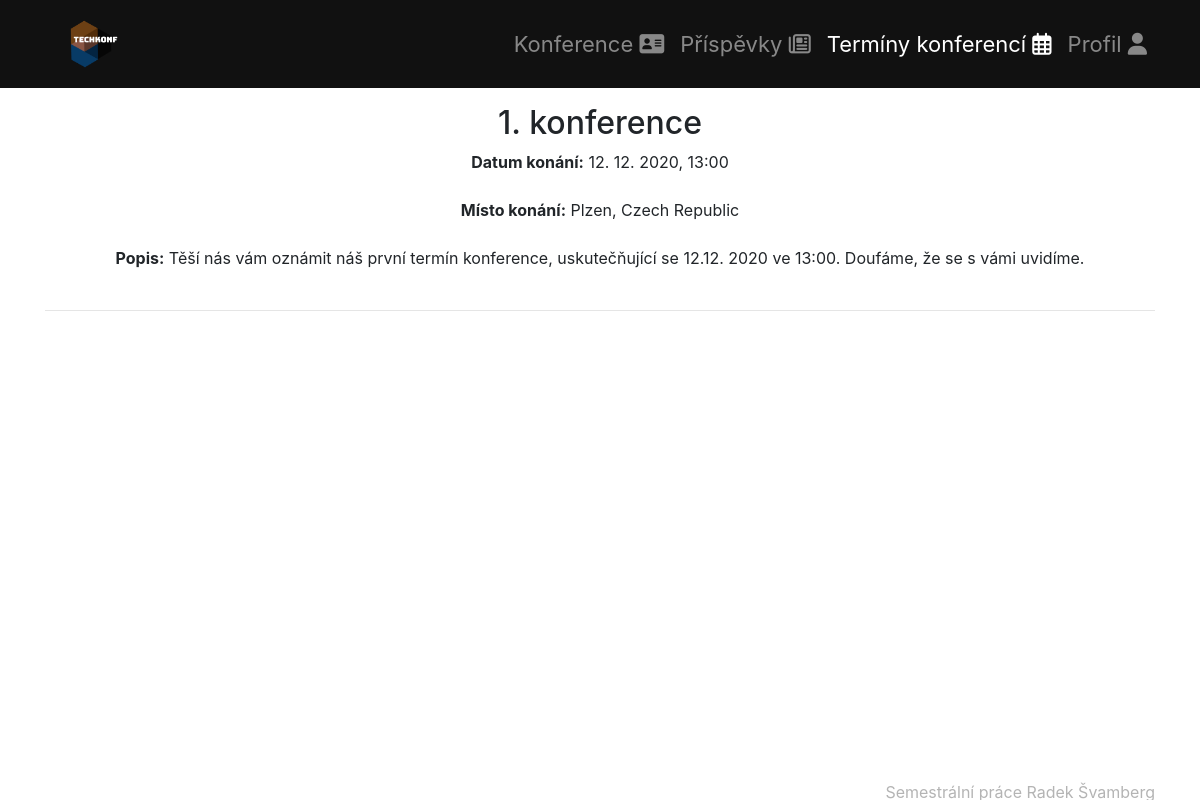
The app's page /terminy (signed in) with its own data.
### tables this page shows
CREATE TABLE `terminy` (
  `id` int(11) NOT NULL,
  `datetime` datetime NOT NULL,
  `lokace` text NOT NULL,
  `autor_id` int(11) NOT NULL,
  `nazev` tinytext NOT NULL,
  `obsah` text NOT NULL
);

### app/Controllers/CalendarController.class.php (called while the page is built, shortened)
<?php
class CalendarController implements IController {
    private $db;
    public function __construct() {
        require_once (DIRECTORY_MODELS ."/DatabaseModel.class.php");
        $this->db = new DatabaseModel();
    }
    public function show(string $pageTitle):string {
        $tplData = [];
        $tplData['title'] = $pageTitle;
        if($this->db->isUserLogged()){
            $tplData['loggedUser'] = $this->db->getUserById($_SESSION['current_user_id']);
            $idPravo = $tplData['loggedUser']['id_pravo'];
            $tplData['loggedUser']['pravoJmeno'] = $this->db->getPravoById($idPravo)[1];
        }
        $tplData['allEvents'] = $this->db->getAllEvents();
        for($i = 0; $i < count($tplData['allEvents']); $i++){
            $tplData['allEvents'][$i]['jmeno'] = $this->db->getUserById($tplData['allEvents'][$i]['autor_id'])['jmeno'];
        }
        require(DIRECTORY_VIEWS ."/CalendarTemplate.tpl.php");
        $obsah = ob_get_clean();
        return $obsah;
    }
}

### app/Models/DatabaseModel.class.php (called while the page is built, shortened)
<?php
class DatabaseModel
{
    private $pdo;
    private $userSessionKey = "current_user_id";
    public function __construct()
    {
        $this->pdo = new PDO("mysql:host=" . DB_SERVER . ";dbname=" . DB_NAME, DB_USER, DB_PASS);
        $this->pdo->exec("set names utf8");
    }
    public function getUserById(int $userId): array
    {
        $vystup = $this->pdo->prepare("SELECT * FROM ".TABLE_USER." WHERE id_uzivatel=:id;");
        $params = array(':id' => $userId);
        if(!$vystup->execute($params)){
            return array();
        }
        $vystupniPole = $vystup->fetch();
        return isset($vystupniPole) ? $vystupniPole : array();
    }
    public function getPravoById(int $pravoId): array
    {
        $vystup = $this->pdo->prepare("SELECT * FROM ".TABLE_PRAVO." WHERE id_pravo=:pravoId;");
        $params = array(':pravoId' => $pravoId);
        if(!$vystup->execute($params)){
            return array();
        }
        $vystupniPole = $vystup->fetch();
        return isset($vystupniPole) ? $vystupniPole : array();
    }
    public function isUserLogged()
    {
        return isset($_SESSION[$this->userSessionKey]);
    }
    public function getAllEvents(): array
    {
        $vystup = $this->pdo->prepare("SELECT * FROM ".TABLE_TERMINY);
        if(!$vystup->execute()){
            return array();
        }
        $vystupniPole = $vystup->fetchAll();
        return isset($vystupniPole) ? $vystupniPole : array();
    }
}

### index.php (called while the page is built, shortened)
<?php
$app = new ApplicationStart();
$app->appStart();
?>

### app/Views/CalendarTemplate.tpl.php (the view, shortened to what this page needs)
<?php
global $tplData;
require(DIRECTORY_VIEWS . "/TemplateBasics.class.php");
$tplHeaders = new TemplateBasics();
?>
<?php
$tplHeaders->getHTMLHeader($tplData['title']);
if ($this->db->isUserLogged()) {
    if ($this->db->isUserAdmin()) {
        $tplHeaders->getUserManagement();
    }
    $tplHeaders->getProfile();
} else {
    $tplHeaders->getLogin();
}
$res = "";
if (array_key_exists('allEvents', $tplData)) {
    echo "<div class='col-xs-1 text-center' id='terminy'>";
    foreach ($tplData['allEvents'] as $d) {
        $res .= "<div class='container'>";
        $res .= "<div class='row animated fadeIn'>";
        $res .= "<div class='col mt-3'>";
        $res .= "<div>";
        $res .= "<div> <h2>$d[nazev]</h2></div></div>";
        $res .= "<div>";
        $res .= "<b>Datum konání:</b> " . date("d. m. Y, H:i", strtotime($d['datetime'])) . "<br><br>";
        $res .= "<b>Místo konání:</b> " . $d['lokace'] . "<br><br>";
        $res .= "<div><b>Popis:</b> $d[obsah]</div><br>";
        $res .= "<hr>";
        }
        $res .= "</div>";
    }
else {
    $res .= "Termíny nenalezeny";
}
echo $res;
echo "</div>";
echo "</div>";
echo "</div>";
echo "</div>";
?>

### css/style.css (style rules this page uses)
body, html { height: 100%; }
body { margin-bottom: 60px; }

### records on screen
terminy: nazev "1. konference", datetime "12. 12. 2020, 13:00", lokace "Plzen, Czech Republic", obsah "Těší nás vám oznámit náš první termín konference, uskutečňující se 12.12. 2020 ve 13:00. Doufáme, že se s vámi uvidíme."
